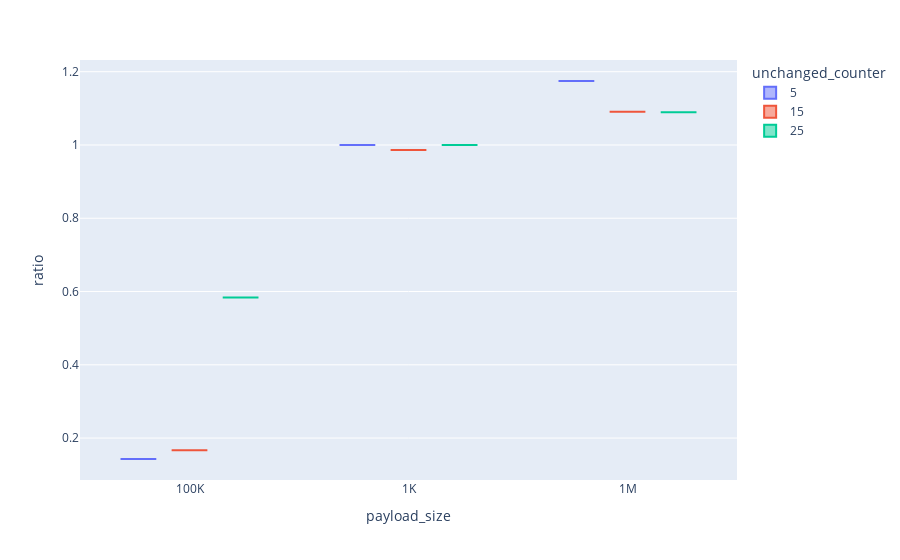

Notebook cell for this chart:
### Code cell
fig = px.box(
    count_df,
    x="payload_size",
    y="ratio", 
    color="unchanged_counter",
)
fig

### Figure 1 — Plotly figure (JSON) as saved in the notebook; plotly's stock layout.template omitted (floating-point values rounded to 4 significant figures)
{"data": [{"alignmentgroup": "True", "hovertemplate": "unchanged_counter=5<br>payload_size=%{x}<br>ratio=%{y}<extra></extra>", "legendgroup": "5", "marker": {"color": "#636efa"}, "name": "5", "notched": false, "offsetgroup": "5", "orientation": "v", "showlegend": true, "type": "box", "x": ["100K", "1K", "1M"], "x0": " ", "xaxis": "x", "y": [0.1429, 1, 1.175], "y0": " ", "yaxis": "y"}, {"alignmentgroup": "True", "hovertemplate": "unchanged_counter=15<br>payload_size=%{x}<br>ratio=%{y}<extra></extra>", "legendgroup": "15", "marker": {"color": "#EF553B"}, "name": "15", "notched": false, "offsetgroup": "15", "orientation": "v", "showlegend": true, "type": "box", "x": ["100K", "1K", "1M"], "x0": " ", "xaxis": "x", "y": [0.1667, 0.9865, 1.091], "y0": " ", "yaxis": "y"}, {"alignmentgroup": "True", "hovertemplate": "unchanged_counter=25<br>payload_size=%{x}<br>ratio=%{y}<extra></extra>", "legendgroup": "25", "marker": {"color": "#00cc96"}, "name": "25", "notched": false, "offsetgroup": "25", "orientation": "v", "showlegend": true, "type": "box", "x": ["100K", "1K", "1M"], "x0": " ", "xaxis": "x", "y": [0.5833, 1, 1.09], "y0": " ", "yaxis": "y"}], "layout": {"boxmode": "group", "legend": {"title": {"text": "unchanged_counter"}, "tracegroupgap": 0}, "margin": {"t": 60}, "xaxis": {"anchor": "y", "domain": [0, 1], "title": {"text": "payload_size"}}, "yaxis": {"anchor": "x", "domain": [0, 1], "title": {"text": "ratio"}}}}
